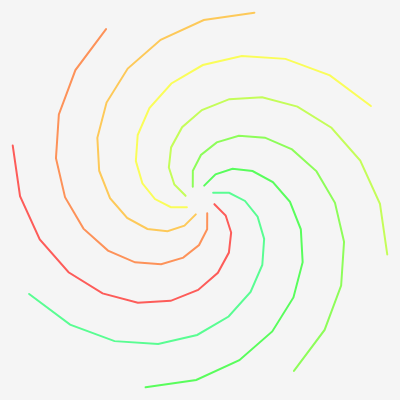
Frame 1 (no input)
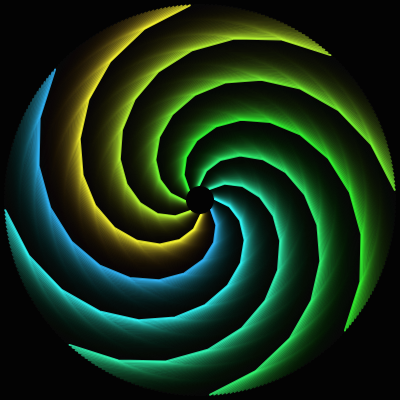
Frame 60 (no input)
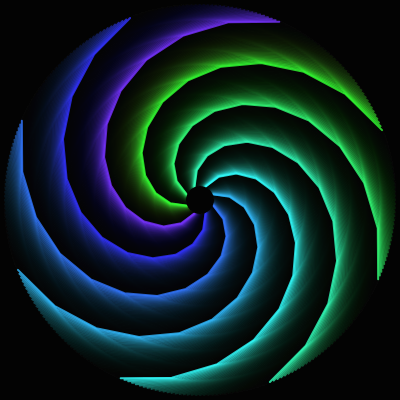
Frame 120 (the mouse pressed at the canvas centre since frame 60)

The p5.js sketch that drew these frames (run headless with seeded random() and noise() and a simulated clock; from frame 60 on, the mouse is pressed at the canvas centre):

// p5.js sketch
// ── sketch.js
function setup() {
  createCanvas(400, 400);
  angleMode(DEGREES);
  noFill();
}

function draw() {
  background(0, 10);        // fondu lent pour laisser une traînée
  translate(width/2, height/2);

  let branches = 8;         // nombre de segments dans le kaleïdoscope
  let radiusStep = 15;      // espacement des lignes radiales
  let hueBase = frameCount % 360;

  colorMode(HSB, 360, 100, 100, 100);
  strokeWeight(2);

  for (let b = 0; b < branches; b++) {
    push();
    rotate((360 / branches) * b + frameCount * 0.2);
    stroke((hueBase + b * 20) % 360, 80, 100, 80);

    beginShape();
    for (let r = radiusStep; r < 200; r += radiusStep) {
      let a = r + frameCount; 
      let x = r * cos(a);
      let y = r * sin(a);
      vertex(x, y);
    }
    endShape();
    pop();
  }
}
